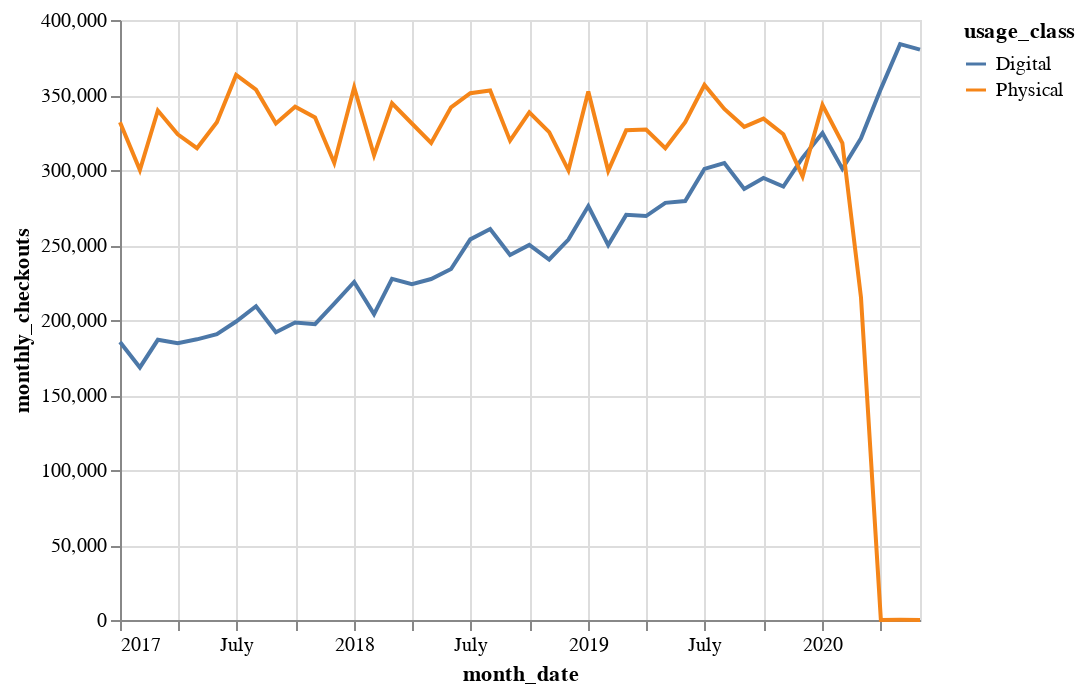

Write notebook code for a chart like this one.
### Markdown cell above
# Digital vs Physical Trends

Between January 2017 and March 2020, Digital checkouts grew linearly each month while Physical checkouts stayed approximately constant with some month-to-month variation. After March 2020, Physical checkouts dropped to zero due to branch closures, and Digital checkouts seemed to increase beyond the expected trend. How much did Digital checkouts increase in April, May and June 2020 over what was expected due to Covid-19?

### Code cell
alt.Chart(df).mark_line().encode(
    x='month_date',
    y='monthly_checkouts',
    color='usage_class'
)

### Figure 1 — Vega-Lite specification as saved in the notebook (floating-point values rounded to 4 significant figures)
{"config": {"view": {"continuousWidth": 400, "continuousHeight": 300}}, "data": {"name": "data-467ffd9bc000d8f2bb012d6fdf77bfe7"}, "mark": "line", "encoding": {"color": {"type": "nominal", "field": "usage_class"}, "x": {"type": "temporal", "field": "month_date"}, "y": {"type": "quantitative", "field": "monthly_checkouts"}}, "$schema": "https://vega.github.io/schema/vega-lite/v4.8.1.json", "datasets": {"data-467ffd9bc000d8f2bb012d6fdf77bfe7": [{"month_date": "2017-01-01T00:00:00", "usage_class": "Digital", "monthly_checkouts": 185376}, {"month_date": "2017-01-01T00:00:00", "usage_class": "Physical", "monthly_checkouts": 331830}, {"month_date": "2017-02-01T00:00:00", "usage_class": "Digital", "monthly_checkouts": 168370}, {"month_date": "2017-02-01T00:00:00", "usage_class": "Physical", "monthly_checkouts": 299992}, {"month_date": "2017-03-01T00:00:00", "usage_class": "Digital", "monthly_checkouts": 186795}, {"month_date": "2017-03-01T00:00:00", "usage_class": "Physical", "monthly_checkouts": 339645}, {"month_date": "2017-04-01T00:00:00", "usage_class": "Digital", "monthly_checkouts": 184500}, {"month_date": "2017-04-01T00:00:00", "usage_class": "Physical", "monthly_checkouts": 323798}, {"month_date": "2017-05-01T00:00:00", "usage_class": "Digital", "monthly_checkouts": 187126}, {"month_date": "2017-05-01T00:00:00", "usage_class": "Physical", "monthly_checkouts": 314535}, {"month_date": "2017-06-01T00:00:00", "usage_class": "Digital", "monthly_checkouts": 190590}, {"month_date": "2017-06-01T00:00:00", "usage_class": "Physical", "monthly_checkouts": 331804}, {"month_date": "2017-07-01T00:00:00", "usage_class": "Digital", "monthly_checkouts": 198990}, {"month_date": "2017-07-01T00:00:00", "usage_class": "Physical", "monthly_checkouts": 363403}, {"month_date": "2017-08-01T00:00:00", "usage_class": "Digital", "monthly_checkouts": 209142}, {"month_date": "2017-08-01T00:00:00", "usage_class": "Physical", "monthly_checkouts": 353581}, {"month_date": "2017-09-01T00:00:00", "usage_class": "Digital", "monthly_checkouts": 191778}, {"month_date": "2017-09-01T00:00:00", "usage_class": "Physical", "monthly_checkouts": 331058}, {"month_date": "2017-10-01T00:00:00", "usage_class": "Digital", "monthly_checkouts": 198296}, {"month_date": "2017-10-01T00:00:00", "usage_class": "Physical", "monthly_checkouts": 342200}, {"month_date": "2017-11-01T00:00:00", "usage_class": "Digital", "monthly_checkouts": 197227}, {"month_date": "2017-11-01T00:00:00", "usage_class": "Physical", "monthly_checkouts": 335034}, {"month_date": "2017-12-01T00:00:00", "usage_class": "Digital", "monthly_checkouts": 210896}, {"month_date": "2017-12-01T00:00:00", "usage_class": "Physical", "monthly_checkouts": 304713}, {"month_date": "2018-01-01T00:00:00", "usage_class": "Digital", "monthly_checkouts": 225361}, {"month_date": "2018-01-01T00:00:00", "usage_class": "Physical", "monthly_checkouts": 355101}, {"month_date": "2018-02-01T00:00:00", "usage_class": "Digital", "monthly_checkouts": 203892}, {"month_date": "2018-02-01T00:00:00", "usage_class": "Physical", "monthly_checkouts": 309813}, {"month_date": "2018-03-01T00:00:00", "usage_class": "Digital", "monthly_checkouts": 227451}, {"month_date": "2018-03-01T00:00:00", "usage_class": "Physical", "monthly_checkouts": 344487}, {"month_date": "2018-04-01T00:00:00", "usage_class": "Digital", "monthly_checkouts": 223897}, {"month_date": "2018-04-01T00:00:00", "usage_class": "Physical", "monthly_checkouts": 330988}, {"month_date": "2018-05-01T00:00:00", "usage_class": "Digital", "monthly_checkouts": 227328}, {"month_date": "2018-05-01T00:00:00", "usage_class": "Physical", "monthly_checkouts": 318049}, {"month_date": "2018-06-01T00:00:00", "usage_class": "Digital", "monthly_checkouts": 233988}, {"month_date": "2018-06-01T00:00:00", "usage_class": "Physical", "monthly_checkouts": 341825}, {"month_date": "2018-07-01T00:00:00", "usage_class": "Digital", "monthly_checkouts": 253747}, {"month_date": "2018-07-01T00:00:00", "usage_class": "Physical", "monthly_checkouts": 351207}, {"month_date": "2018-08-01T00:00:00", "usage_class": "Digital", "monthly_checkouts": 260651}, {"month_date": "2018-08-01T00:00:00", "usage_class": "Physical", "monthly_checkouts": 352977}, {"month_date": "2018-09-01T00:00:00", "usage_class": "Digital", "monthly_checkouts": 243301}, {"month_date": "2018-09-01T00:00:00", "usage_class": "Physical", "monthly_checkouts": 319587}, {"month_date": "2018-10-01T00:00:00", "usage_class": "Digital", "monthly_checkouts": 250071}, {"month_date": "2018-10-01T00:00:00", "usage_class": "Physical", "monthly_checkouts": 338497}, {"month_date": "2018-11-01T00:00:00", "usage_class": "Digital", "monthly_checkouts": 240341}, {"month_date": "2018-11-01T00:00:00", "usage_class": "Physical", "monthly_checkouts": 325249}, {"month_date": "2018-12-01T00:00:00", "usage_class": "Digital", "monthly_checkouts": 253629}, {"month_date": "2018-12-01T00:00:00", "usage_class": "Physical", "monthly_checkouts": 299789}, {"month_date": "2019-01-01T00:00:00", "usage_class": "Digital", "monthly_checkouts": 275985}, {"month_date": "2019-01-01T00:00:00", "usage_class": "Physical", "monthly_checkouts": 352288}, {"month_date": "2019-02-01T00:00:00", "usage_class": "Digital", "monthly_checkouts": 249946}, {"month_date": "2019-02-01T00:00:00", "usage_class": "Physical", "monthly_checkouts": 299465}, {"month_date": "2019-03-01T00:00:00", "usage_class": "Digital", "monthly_checkouts": 270097}, {"month_date": "2019-03-01T00:00:00", "usage_class": "Physical", "monthly_checkouts": 326457}, {"month_date": "2019-04-01T00:00:00", "usage_class": "Digital", "monthly_checkouts": 269302}, {"month_date": "2019-04-01T00:00:00", "usage_class": "Physical", "monthly_checkouts": 326988}, {"month_date": "2019-05-01T00:00:00", "usage_class": "Digital", "monthly_checkouts": 278086}, {"month_date": "2019-05-01T00:00:00", "usage_class": "Physical", "monthly_checkouts": 314565}, {"month_date": "2019-06-01T00:00:00", "usage_class": "Digital", "monthly_checkouts": 279311}, {"month_date": "2019-06-01T00:00:00", "usage_class": "Physical", "monthly_checkouts": 331914}, {"month_date": "2019-07-01T00:00:00", "usage_class": "Digital", "monthly_checkouts": 300752}, {"month_date": "2019-07-01T00:00:00", "usage_class": "Physical", "monthly_checkouts": 356688}, {"month_date": "2019-08-01T00:00:00", "usage_class": "Digital", "monthly_checkouts": 304575}, {"month_date": "2019-08-01T00:00:00", "usage_class": "Physical", "monthly_checkouts": 340723}, {"month_date": "2019-09-01T00:00:00", "usage_class": "Digital", "monthly_checkouts": 287419}, {"month_date": "2019-09-01T00:00:00", "usage_class": "Physical", "monthly_checkouts": 328773}, {"month_date": "2019-10-01T00:00:00", "usage_class": "Digital", "monthly_checkouts": 294671}, {"month_date": "2019-10-01T00:00:00", "usage_class": "Physical", "monthly_checkouts": 334295}, {"month_date": "2019-11-01T00:00:00", "usage_class": "Digital", "monthly_checkouts": 289002}, {"month_date": "2019-11-01T00:00:00", "usage_class": "Physical", "monthly_checkouts": 323796}, {"month_date": "2019-12-01T00:00:00", "usage_class": "Digital", "monthly_checkouts": 308176}, {"month_date": "2019-12-01T00:00:00", "usage_class": "Physical", "monthly_checkouts": 295736}, {"month_date": "2020-01-01T00:00:00", "usage_class": "Digital", "monthly_checkouts": 324650}, {"month_date": "2020-01-01T00:00:00", "usage_class": "Physical", "monthly_checkouts": 343328}, {"month_date": "2020-02-01T00:00:00", "usage_class": "Digital", "monthly_checkouts": 300871}, {"month_date": "2020-02-01T00:00:00", "usage_class": "Physical", "monthly_checkouts": 317946}, {"month_date": "2020-03-01T00:00:00", "usage_class": "Digital", "monthly_checkouts": 321092}, {"month_date": "2020-03-01T00:00:00", "usage_class": "Physical", "monthly_checkouts": 215128}, {"month_date": "2020-04-01T00:00:00", "usage_class": "Digital", "monthly_checkouts": 354090}, {"month_date": "2020-04-01T00:00:00", "usage_class": "Physical", "monthly_checkouts": 70}, {"month_date": "2020-05-01T00:00:00", "usage_class": "Digital", "monthly_checkouts": 383934}, {"month_date": "2020-05-01T00:00:00", "usage_class": "Physical", "monthly_checkouts": 87}, {"month_date": "2020-06-01T00:00:00", "usage_class": "Digital", "monthly_checkouts": 380269}, {"month_date": "2020-06-01T00:00:00", "usage_class": "Physical", "monthly_checkouts": 43}]}}
